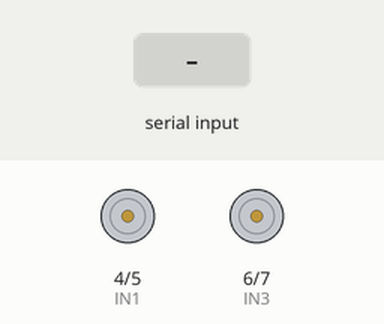
Recording of a sketch running on a simulated Arduino Uno, built with avr-gcc and run on an emulated ATmega328P. Shown: motor-driver pin pairs drawn as motors (green arrow = first pin HIGH = forward, orange = second pin HIGH = backward, longer = more drive). The test bench sets the inputs (shaded band).

Above: at 1.2 s.
1.3 s: "F" received over Serial
At 2.5 s:
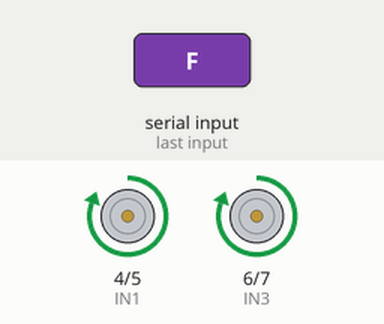
2.8 s: "B" received over Serial
At 3.7 s:
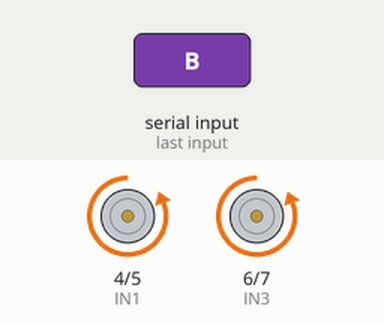
4.3 s: "L" received over Serial
At 4.8 s:
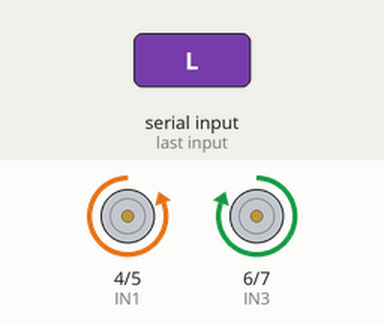
5.8 s: "R" received over Serial
At 7.0 s:
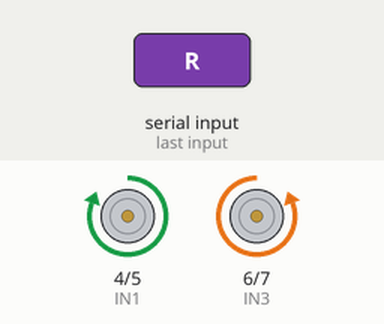
7.3 s: "S" received over Serial
At 8.3 s:
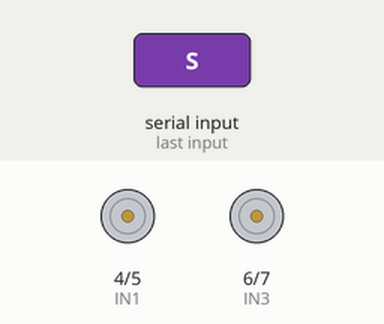
Timing chart, 0 to 9.8 s (numbered marks = the images above; inputs shaded):
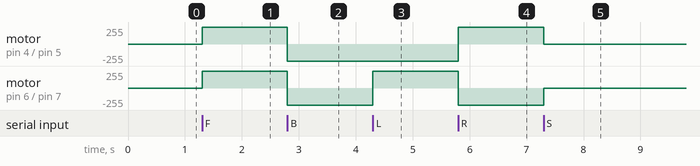

Measured:
- after the input at 1.3 s, motor on pin 4 (IN1) / pin 5 (IN2), motor on pin 6 (IN3) / pin 7 (IN4): stopped → forward 255/255 at once
- after the input at 2.8 s, motor on pin 4 (IN1) / pin 5 (IN2), motor on pin 6 (IN3) / pin 7 (IN4): forward 255/255 → backward 255/255 at once
- after the input at 4.3 s, motor on pin 6 (IN3) / pin 7 (IN4): backward 255/255 → forward 255/255 at once
- after the input at 5.8 s, motor on pin 4 (IN1) / pin 5 (IN2): backward 255/255 → forward 255/255 at once; motor on pin 6 (IN3) / pin 7 (IN4): forward 255/255 → backward 255/255 at once
- after the input at 7.3 s, motor on pin 4 (IN1) / pin 5 (IN2): forward 255/255 → stopped at once; motor on pin 6 (IN3) / pin 7 (IN4): backward 255/255 → stopped at once

The sketch:

bluetoothcar.ino
```cpp
/*
  Bluetooth Controlled Robot Car
  Author: Ishwar Nathani

  Hardware:
  - Arduino Uno
  - HC-05 Bluetooth Module
  - L298N Motor Driver
  - 4 DC Geared Motors
  - 2x 18500 Li-ion Cells

  Commands:
  F - Forward
  B - Backward
  L - Left
  R - Right
  S - Stop
*/

char cmd;

// Motor Driver Pins
#define IN1 4
#define IN2 5
#define IN3 6
#define IN4 7

void setup() {
  Serial.begin(9600);

  pinMode(IN1, OUTPUT);
  pinMode(IN2, OUTPUT);
  pinMode(IN3, OUTPUT);
  pinMode(IN4, OUTPUT);

  stopCar();
}

void loop() {

  if (Serial.available()) {

    cmd = Serial.read();

    switch (cmd) {

      case 'F':
        forward();
        break;

      case 'B':
        backward();
        break;

      case 'L':
        left();
        break;

      case 'R':
        right();
        break;

      case 'S':
        stopCar();
        break;
    }
  }
}

// Move Forward
void forward() {
  digitalWrite(IN1, HIGH);
  digitalWrite(IN2, LOW);
  digitalWrite(IN3, HIGH);
  digitalWrite(IN4, LOW);
}

// Move Backward
void backward() {
  digitalWrite(IN1, LOW);
  digitalWrite(IN2, HIGH);
  digitalWrite(IN3, LOW);
  digitalWrite(IN4, HIGH);
}

// Turn Left
void left() {
  digitalWrite(IN1, LOW);
  digitalWrite(IN2, HIGH);
  digitalWrite(IN3, HIGH);
  digitalWrite(IN4, LOW);
}

// Turn Right
void right() {
  digitalWrite(IN1, HIGH);
  digitalWrite(IN2, LOW);
  digitalWrite(IN3, LOW);
  digitalWrite(IN4, HIGH);
}

// Stop Vehicle
void stopCar() {
  digitalWrite(IN1, LOW);
  digitalWrite(IN2, LOW);
  digitalWrite(IN3, LOW);
  digitalWrite(IN4, LOW);
}
```
